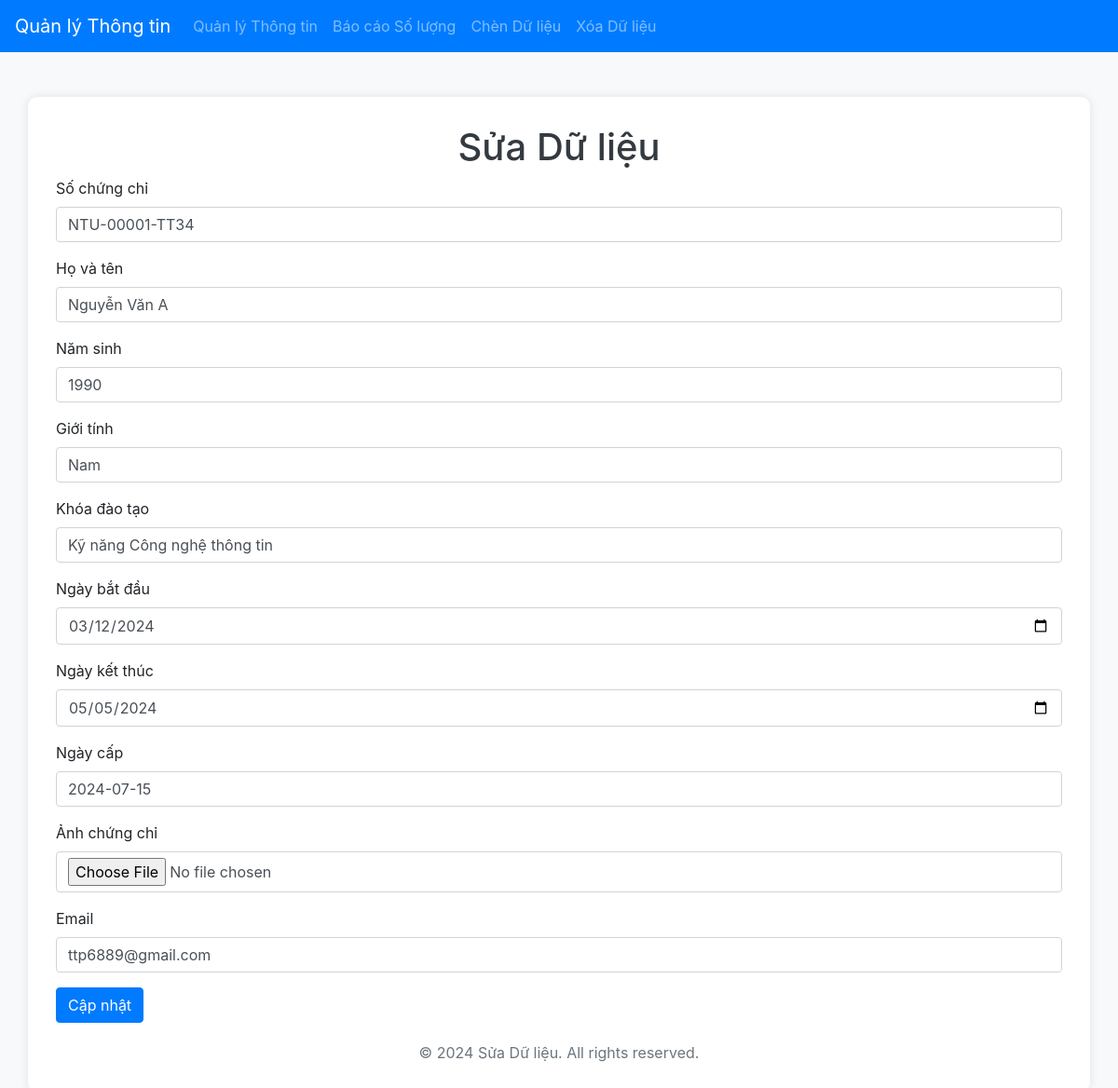
The page /admin/edit_data.php?id=1 on the database its author committed.
### tables this page shows
CREATE TABLE certificates (
    id INT AUTO_INCREMENT PRIMARY KEY,
    certificate_number VARCHAR(15) NOT NULL,
     
    full_name VARCHAR(100) NOT NULL,
    birth_year INT NOT NULL,
    gender VARCHAR(10) NOT NULL,
    training_course VARCHAR(100) NOT NULL,
    start_date DATE NOT NULL,
    end_date DATE NOT NULL,
    issue_date VARCHAR(10) NOT NULL,
    CertificatePicture MEDIUMBLOB
);

### admin/edit_data.php (the view, shortened to what this page needs)
<?php
require_once '../db.php';
if (isset($_GET['id'])) {
    $edit_id = $_GET['id'];
    try {
        $stmt = $conn->prepare("SELECT * FROM certificates WHERE id = ?");
        $stmt->execute([$edit_id]);
        $certificate = $stmt->fetch(PDO::FETCH_ASSOC);
    } catch (Exception $e) {
        $error_message = "Lỗi khi lấy dữ liệu: " . $e->getMessage();
    }
}
?>
<!DOCTYPE html>
<html lang="vi">
<head>
    <link href="https://maxcdn.bootstrapcdn.com/bootstrap/4.0.0/css/bootstrap.min.css" rel="stylesheet">
</head>
<body>
<nav class="navbar navbar-expand-lg navbar-dark bg-primary">
        <a class="navbar-brand" href="index_admin.php">Quản lý Thông tin</a>
        <div class="collapse navbar-collapse" id="navbarNav">
            <ul class="navbar-nav">
                <li class="nav-item">
                    <a class="nav-link" href="admin.php">Quản lý Thông tin</a>
                </li>
                <li class="nav-item">
                    <a class="nav-link" href="report.php">Báo cáo Số lượng</a>
                </li>
                <li class="nav-item">
                    <a class="nav-link" href="insert_data.php">Chèn Dữ liệu</a>
                </li>
                <li class="nav-item">
                    <a class="nav-link" href="delete_data.php">Xóa Dữ liệu</a>
                </li>
            </ul>
        </div>
    </nav>
    <div class="container mt-5">
        <h1 class="text-center">Sửa Dữ liệu</h1>
        <?php if (isset($certificate)): ?>
        <form method="post" action="" enctype="multipart/form-data">
            <div class="form-group">
                <label for="certificate_number">Số chứng chỉ</label>
                <input type="text" class="form-control" id="certificate_number" name="certificate_number" value="<?php echo htmlspecialchars($certificate['certificate_number']); ?>" required>
            </div>
            <div class="form-group">
                <label for="full_name">Họ và tên</label>
                <input type="text" class="form-control" id="full_name" name="full_name" value="<?php echo htmlspecialchars($certificate['full_name']); ?>" required>
            </div>
            <div class="form-group">
                <label for="birth_year">Năm sinh</label>
                <input type="number" class="form-control" id="birth_year" name="birth_year" value="<?php echo htmlspecialchars($certificate['birth_year']); ?>" required>
            </div>
            <div class="form-group">
                <label for="gender">Giới tính</label>
                <input type="text" class="form-control" id="gender" name="gender" value="<?php echo htmlspecialchars($certificate['gender']); ?>" required>
            </div>
            <div class="form-group">
                <label for="training_course">Khóa đào tạo</label>
                <input type="text" class="form-control" id="training_course" name="training_course" value="<?php echo htmlspecialchars($certificate['training_course']); ?>" required>
            </div>
            <div class="form-group">
                <label for="start_date">Ngày bắt đầu</label>
                <input type="date" class="form-control" id="start_date" name="start_date" value="<?php echo htmlspecialchars($certificate['start_date']); ?>" required>
            </div>
            <div class="form-group">
                <label for="end_date">Ngày kết thúc</label>
                <input type="date" class="form-control" id="end_date" name="end_date" value="<?php echo htmlspecialchars($certificate['end_date']); ?>" required>
            </div>
            <div class="form-group">
                <label for="issue_date">Ngày cấp</label>
                <input type="text" class="form-control" id="issue_date" name="issue_date" value="<?php echo htmlspecialchars($certificate['issue_date']); ?>" required>
            </div>
            <div class="form-group">
                <label for="certificate_picture">Ảnh chứng chỉ</label>
                <input type="file" class="form-control" id="certificate_picture" name="certificate_picture">
            </div>
            <div class="form-group">
                <label for="email">Email</label>
                <input type="email" class="form-control" id="email" name="email" value="<?php echo htmlspecialchars($certificate['email']); ?>" required>
            </div>
            <button type="submit" class="btn btn-primary">Cập nhật</button>
        </form>
        <?php else: ?>
            <p class="text-center">Không tìm thấy dữ liệu cần chỉnh sửa.</p>
        <?php endif; ?>
        <div class="footer">
            &copy; <?php echo date("Y"); ?> Sửa Dữ liệu. All rights reserved.
        </div>
    </div>
</body>
</html>

### admin/edit_data.php (style rules this page uses)
body { background-color: #f8f9fa; }
.container { background-color: white; padding: 30px; border-radius: 10px; box-shadow: 0 0 10px rgba(0, 0, 0, 0.1); }
h1 { color: #343a40; }
.footer { text-align: center; margin-top: 20px; color: #6c757d; }

### rows shown on the page
certificates: certificate_number "NTU-00001-TT34", full_name "Nguyễn Văn A", birth_year "1990", gender "Nam", training_course "Kỹ năng Công nghệ thông tin", start_date "03/12/2024", end_date "05/05/2024", issue_date "2024-07-15", email "ttp6889@gmail.com"
